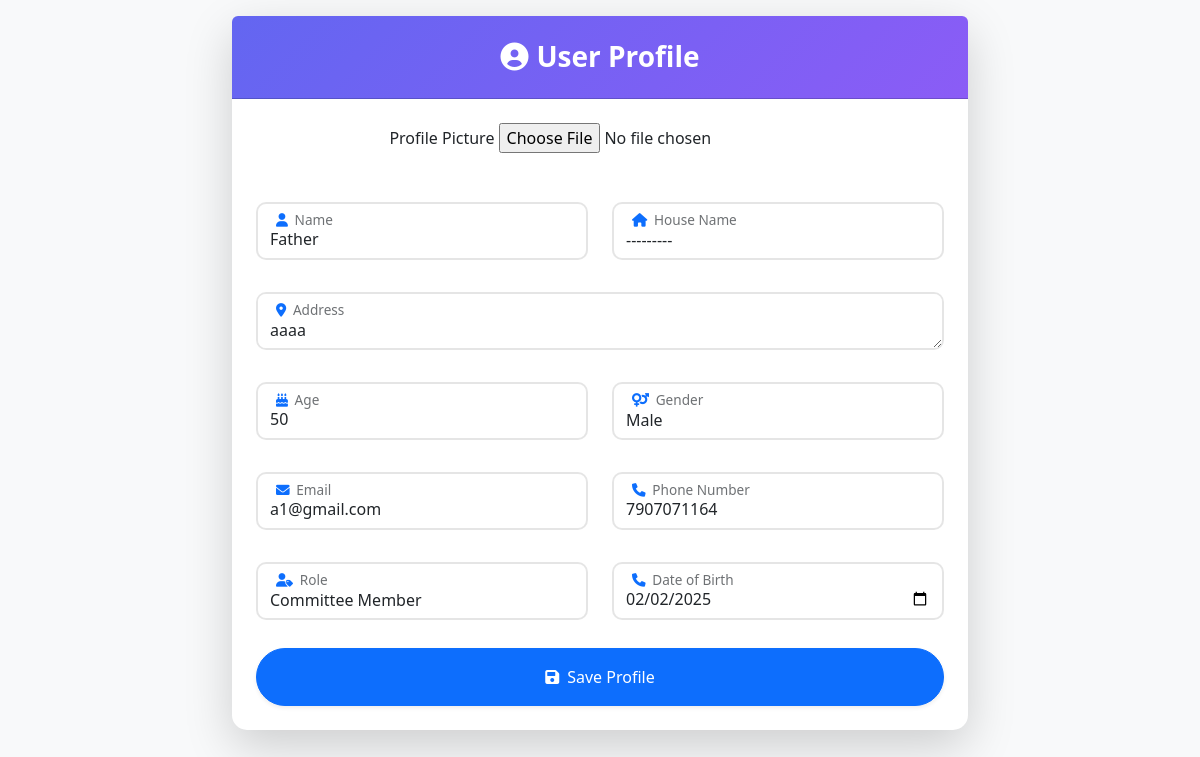
The app's page /profile/11 with its own data.
### app/models.py (models this page shows, shortened)
class UserProfile_Model(models.Model):
    GENDER_CHOICES = [
        ('Male', 'Male'),
        ('Female', 'Female'),
        ('Others', 'Others'),
    ]
    ROLE_CHOICES = [
        ('Member', 'Member'),
        ('Staff', 'Staff'),
        ('Youth', 'Youth'),
        ('Committee Member', 'Committee Member'),
        ('Choir', 'Choir'),
    ]
    name=models.CharField(max_length=100,null=True)
    house_name=models.ForeignKey(House_Name,on_delete=models.CASCADE,null=True,blank=True)
    address=models.TextField(null=True)
    age=models.PositiveIntegerField(null=True)
    email=models.EmailField(null=True)
    gender=models.CharField(max_length=100,choices=GENDER_CHOICES,null=True)
    profile_picture=models.FileField(upload_to='images',null=True,blank=True)
    phone_number=models.PositiveIntegerField(null=True)
    role=models.CharField(max_length=100,choices=ROLE_CHOICES,null=True)
    date_of_birth=models.DateField(null=True,blank=True)
    user=models.OneToOneField(User,on_delete=models.CASCADE)
    created_date=models.DateField(auto_now_add=True)
    updated_date=models.DateField(auto_now=True)
    is_active=models.BooleanField(default=True)

### app/views.py (the view, shortened to what this page needs)
# urls.py: path('profile/<int:pk>', Update_UserProfile_View.as_view(),name='profile'),
class Update_UserProfile_View(View):
    def get(self, request, *args, **kwargs):
        id = kwargs.get('pk')
        data=UserProfile_Model.objects.get(id=id)
        form = UserProfile_Form(instance=data,user=request.user)
        return render(request, 'profile.html', {'form': form,'data':data})

### app/models.py (called while the page is built)
    def __str__(self):
         return self.name

### app/templates/profile.html (shortened to what this page needs)
<!DOCTYPE html>
<html lang="en">
<head>
    <link href="https://cdnjs.cloudflare.com/ajax/libs/bootstrap/5.3.0/css/bootstrap.min.css" rel="stylesheet">
    <link href="https://cdnjs.cloudflare.com/ajax/libs/font-awesome/6.0.0/css/all.min.css" rel="stylesheet">
</head>
<body class="bg-light">
    <div class="container pb-5 pt-3">
        <div class="row justify-content-center">
            <div class="col-lg-8">
                <div class="card shadow-lg">
                    <div class="card-header bg-custom text-white p-4 rounded-top">
                        <h3 class="mb-0 text-center fw-bold">
                            <i class="fas fa-user-circle me-2"></i>User Profile
                        </h3>
                    </div>
                    <div class="card-body p-4">
                        <form action="" method="post" enctype="multipart/form-data" class="needs-validation" novalidate>
                            <div class="row mb-4">
                                <div class="col-md-12 text-center">
                                    <div class="profile-image-container">
                                        <div class="mb-3">
                                            <label for="profile_image" class="form-label">Profile Picture</label>
                                            {{ form.profile_picture }}
                                        </div>
                                    </div>
                                </div>
                            </div>
                            <div class="row g-4">
                                <div class="col-md-6">
                                    <div class="form-floating">
                                        {{ form.name }}
                                        <label for="{{ form.name.id_for_label }}">
                                            <i class="fas fa-user text-primary me-2"></i>Name
                                        </label>
                                    </div>
                                </div>
                                <div class="col-md-6">
                                    <div class="form-floating">
                                        {{ form.house_name }}
                                        <label for="{{ form.house_name.id_for_label }}">
                                            <i class="fas fa-home text-primary me-2"></i>House Name
                                        </label>
                                    </div>
                                </div>
                                <div class="col-12">
                                    <div class="form-floating">
                                        {{ form.address }}
                                        <label for="{{ form.address.id_for_label }}">
                                            <i class="fas fa-map-marker-alt text-primary me-2"></i>Address
                                        </label>
                                    </div>
                                </div>
                                <div class="col-md-6">
                                    <div class="form-floating">
                                        {{ form.age }}
                                        <label for="{{ form.age.id_for_label }}">
                                            <i class="fas fa-birthday-cake text-primary me-2"></i>Age
                                        </label>
                                    </div>
                                </div>
                                <div class="col-md-6">
                                    <div class="form-floating">
                                        {{ form.gender }}
                                        <label for="{{ form.gender.id_for_label }}">
                                            <i class="fas fa-venus-mars text-primary me-2"></i>Gender
                                        </label>
                                    </div>
                                </div>
                                <div class="col-md-6">
                                    <div class="form-floating">
                                        {{ form.email }}
                                        <label for="{{ form.email.id_for_label }}">
                                            <i class="fas fa-envelope text-primary me-2"></i>Email
                                        </label>
                                    </div>
                                </div>
                                <div class="col-md-6">
                                    <div class="form-floating">
                                        {{ form.phone_number }}
                                        <label for="{{ form.phone_number.id_for_label }}">
                                            <i class="fas fa-phone text-primary me-2"></i>Phone Number
                                        </label>
                                    </div>
                                </div>
                                <div class="col-6">
                                    <div class="form-floating">
                                        {{ form.role }}
                                        <label for="{{ form.role.id_for_label }}">
                                            <i class="fas fa-user-tag text-primary me-2"></i>Role
                                        </label>
                                    </div>
                                </div>
                                <div class="col-md-6">
                                    <div class="form-floating">
                                        {{ form.date_of_birth }}
                                        <label for="{{ form.phone_number.id_for_label }}">
                                            <i class="fas fa-phone text-primary me-2"></i>Date of Birth
                                        </label>
                                    </div>
                                </div>
                            </div>
                            <div class="mt-4">
                                <button type="submit" class="btn btn-primary w-100 py-3 rounded-pill shadow-sm">
                                    <i class="fas fa-save me-2"></i>Save Profile
                                </button>
                            </div>
                        </form>
                    </div>
                </div>
            </div>
        </div>
    </div>
</body>
</html>

### app/templates/profile.html (style rules this page uses)
.bg-custom { background: linear-gradient(135deg, #6366f1 0%, #8b5cf6 100%); }
.form-floating > label { padding-left: 20px; }
.card { border: none; border-radius: 15px; }
.form-control { border-radius: 10px; }

### records on screen
UserProfile_Model: name "Father", house_name "---------", address "aaaa", age "50", gender "Male", email "a1@gmail.com", phone_number "7907071164", role "Committee Member", date_of_birth "02/02/2025"
